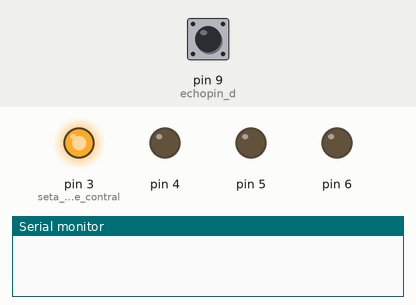
This sketch was run on a simulated Arduino Uno, built with avr-gcc and run on an emulated ATmega328P. On the bench: output pins drawn as LEDs (lit = HIGH), the last lines printed to the serial monitor. The inputs (shaded band) are chosen by the test bench; at power-on: pin 9 (echopin_d) LOW. Pins used as bus, display or sensor lines are not drawn.

Above: at 1.72 s.
At 3.2 s:
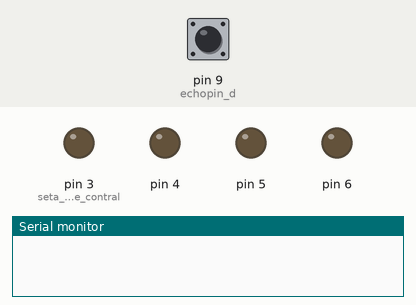
3.3 s: pin 9 (echopin_d) pulsed HIGH 5 times (0.12 s each, 0.3 s apart)
At 12.5 s:
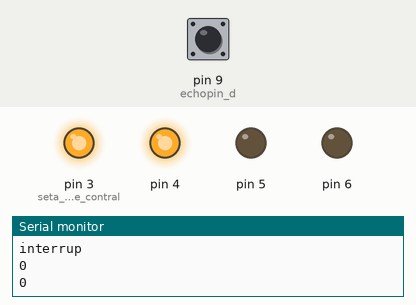
Timing chart, 0 to 13.8 s (numbered marks = the images above; inputs shaded):
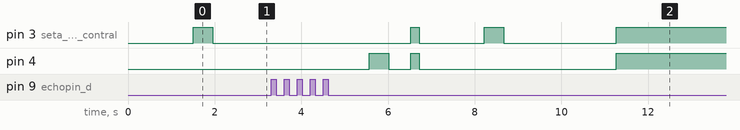

The sketch:

rocode.ino
```cpp
/*ROCODE
 *Codigo arduino para um veiculo controlado por voz, que desvia de obstaculos
 *Trabalho realizado para a disciplina de Sistemas Embutidos da Universeidade Federal de Ouro Preto
 *
 *Fillipe Souza
 *Romario Da Silva
 *Tiago Estevao
 */


#include <SoftwareSerial.h>    //inclui a biblioteca para fazer a comunicacao serial

#define echopin  7 // pino echo do sensor HC-SR04 frontal
#define trigpin 8 // pino trigger do sensor HC-SR04 frontal
#define echopin_d 9  // pino echo do sensor HC-SR04 lateral
#define trigpin_d 12  // pino trigger do sensor HC-SR04 lateral

//------------------------------------------------------------------------------


SoftwareSerial RC(10, 11); //TX, RX respectivamente
String comando;     //string onde o comando de voz sera armazenado
long duracao, distancia, distancia_d, duracao_d;   // variaveis auxiliares para o calculo da distancia pelo HC-SR04


//---------------------------------------------------------------------------------------
void setup() {  // funcao que seta as configuracoes do sistema
 RC.begin(9600); // inicia comunicacao serial
 Serial.begin(9600);
  pinMode (trigpin, OUTPUT);  // seta o pino trigger como output
  pinMode (echopin, INPUT );   // seta o pino echo como input
  pinMode (trigpin_d, OUTPUT);  // seta o pino trigger como output
  pinMode (echopin_d, INPUT );  // seta o pino echo como output
  pinMode(3, OUTPUT);  // seta os pinos que contralarao o motor atraves da ponte H
  pinMode(4, OUTPUT);
  pinMode(5, OUTPUT);
  pinMode(6, OUTPUT);
}

//--------------------------------------------------------------------------------------


void frente(){ // funcao que faz com que o veiculo ande para frente
      digitalWrite (3, HIGH);
      digitalWrite (4, HIGH);
      digitalWrite (5,LOW);
      digitalWrite (6,LOW);
      delay(200);
}


void volta(){  // funcao que faz com que o veiculo ande para tras
    digitalWrite (3, LOW);
    digitalWrite (4, LOW);
    digitalWrite (5, HIGH);
    digitalWrite (6, HIGH);
    delay(2000);
}


void esquerda(){  // funcao que faz com que o veiculo ande para esquerda
   digitalWrite (3, LOW);
   digitalWrite (4, LOW);
   digitalWrite (5, LOW);
   digitalWrite (6, LOW);
   delay(1000);
   digitalWrite (3, LOW);
   digitalWrite (4, HIGH);
   digitalWrite (5, LOW);
   digitalWrite (6, LOW);
   delay(450);
   digitalWrite (3, LOW);
   digitalWrite (4, LOW);
   digitalWrite (5, LOW);
   digitalWrite (6, LOW);
   delay(1500);
   digitalWrite (3, HIGH);
   digitalWrite (4, HIGH);
   digitalWrite (5, LOW);
   digitalWrite (6, LOW);
}


void direita(){ // funcao que faz com que o veiculo ande para direita
   digitalWrite (3, LOW);
   digitalWrite (4, LOW);
   digitalWrite (5, LOW);
   digitalWrite (6, LOW);
   delay(1000);
   digitalWrite (3, HIGH);
   digitalWrite (4, LOW);
   digitalWrite (5, LOW);
   digitalWrite (6, LOW);
   delay(450);
   digitalWrite (3, LOW);
   digitalWrite (4, LOW);
   digitalWrite (5, LOW);
   digitalWrite (6, LOW);
   delay(1500);
   digitalWrite (3, HIGH);
   digitalWrite (4, HIGH);
   digitalWrite (5, LOW);
   digitalWrite (6, LOW);
}


void para(){ // funcao que faz com que o veiculo pare
   digitalWrite (3, LOW);
   digitalWrite (4, LOW);
   digitalWrite (5, LOW);
   digitalWrite (6, LOW);
   delay(500);
}

void gira_direita(){  // funcao que faz com que o veiculo ande para direita
   digitalWrite (3, LOW);
   digitalWrite (4, LOW);
   digitalWrite (5, LOW);
   digitalWrite (6, LOW);
   delay(1000);
   digitalWrite (3, HIGH);
   digitalWrite (4, LOW);
   digitalWrite (5, LOW);
   digitalWrite (6, LOW);
   delay(450);
   digitalWrite (3, LOW);
   digitalWrite (4, LOW);
   digitalWrite (5, LOW);
   digitalWrite (6, LOW);
   delay(500);

}


void gira_esquerda(){  // funcao que faz com que o veiculo gire para esquerda
   digitalWrite (3, LOW);
   digitalWrite (4, LOW);
   digitalWrite (5, LOW);
   digitalWrite (6, LOW);
   delay(1000);
   digitalWrite (3, LOW);
   digitalWrite (4, HIGH);
   digitalWrite (5, LOW);
   digitalWrite (6, LOW);
   delay(450);
   digitalWrite (3, LOW);
   digitalWrite (4, LOW);
   digitalWrite (5, LOW);
   digitalWrite (6, LOW);
   delay(500);

}
//--------------------------------------------------------------------------

void verifica(){  // funcao que verifica distancia em relacao ao HC-SR04 frontal
    digitalWrite(trigpin,LOW);  //seta o pino trigger frontal para low
    delayMicroseconds(2);  //delay necessario para estabilidade

    digitalWrite(trigpin,HIGH);  //seta o pino trigger frontal para high
    delayMicroseconds(10);  //delay necessario para estabilidade

    duracao=pulseIn (echopin,HIGH);  // armazena o tempo que o sinal demorou para voltar para o pino echo

    distancia= duracao/58.2; // calcula a distancia detectada em cm
    delay(50);
    Serial.println(distancia);  // efetua um print serial da distancia lida
}

void verifica_d(){  // funcao que verifica distancia em relacao ao HC-SR04 frontal
    digitalWrite(trigpin_d,LOW);  //seta o pino trigger frontal para low
    delayMicroseconds(2);  //delay necessario para estabilidade

    digitalWrite(trigpin_d,HIGH);  //seta o pino trigger frontal para high
    delayMicroseconds(10);  //delay necessario para estabilidade

    duracao_d = pulseIn (echopin_d,HIGH);   // armazena o tempo que o sinal demorou para voltar para o pino echo

    distancia_d= duracao_d/58.2;  // calcula a distancia detectada em cm
    delay(50);
    Serial.println(distancia_d);  // efetua um print serial da distancia lida
}


//---------------------------------------------------------------

void rotina_obstaculo(){  // funcao a ser executada caso o sensor frontal encontre algum obstaculo
      if (distancia < 15){  // se a distancia detectada formenor que 15 cm
        para();  //o veiculo para
        gira_direita();// gira para direita
        verifica_d(); //verifica a distancia lateral
        while(distancia_d < 15){  // enquanto a distancia lateral for menor que 15 cm
          verifica_d();  // verifica a distacia lateral
          frente(); //o veiculo segue em frente
        }

        delay(200); // delay necessario para que o carrinho ultrapasse completamente o obstaculo
        verifica_d(); // verifca novamente a distancia lateral
        if(distancia_d > 15){ // se a distancia lateral for maior do que 15 cm
          para();  // o veiculo para
          gira_esquerda();  // gira para esquerda
          frente();  // segue em frente
        }

        comando = "interrup";  // mudancade variavel necessaria para que o comando enviado via bluetooth prevaleca
      }

      }


//-------------------------------------------------------------------
void loop() {  // loop principal

  while (RC.available()){  //verifica se existe um byte disponivel para leitura
  delay(10); //delay para estabilidade
  char c = RC.read(); //conduz uma leitura serial
  comando += c; //armazena o resultado da leiturana variavel comando
  }

//---------------------------------------------------------------------------------
  rotina_obstaculo(); // executa a funcao para desvio de obstaculo , caso exista

  if (comando.length() >= 0) {  //se houver algum comando de voz
    Serial.println(comando);  // efetua um serial print do comando

      if(comando == "frente"){  // se a string for 'frente'
        frente();}    // executa a funcao frente()

      else if(comando == "volta"){  // se a string for 'volta'
        volta();}  // executa a funcao volta()

      else if (comando == "direita"){  // se a string for 'direita'
        direita();}  // executa a funcao direita()

      else if (comando == "esquerda"){ // se a string for 'esquerda'
        esquerda();}  // executa a funcao esquerda()

      else if (comando == "para"){  // se a string for 'para'
        para();}  // executa a funcao para()

      comando=""; //Reseta a variavel
  }
}
```
